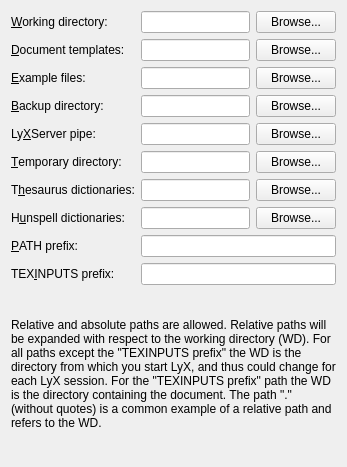
<?xml version="1.0" encoding="UTF-8"?>
<ui version="4.0">
 <class>PrefPathsUi</class>
 <widget class="QWidget" name="PrefPathsUi">
  <property name="geometry">
   <rect>
    <x>0</x>
    <y>0</y>
    <width>347</width>
    <height>467</height>
   </rect>
  </property>
  <property name="windowTitle">
   <string/>
  </property>
  <layout class="QGridLayout">
   <item row="12" column="0" colspan="3">
    <widget class="QLabel" name="label">
     <property name="text">
      <string>Relative and absolute paths are allowed. Relative paths will be expanded with respect to the working directory (WD). For all paths except the &quot;TEXINPUTS prefix&quot; the WD is the directory from which you start LyX, and thus could change for each LyX session. For the &quot;TEXINPUTS prefix&quot; path the WD is the directory containing the document. The path &quot;.&quot; (without quotes) is a common example of a relative path and refers to the WD.</string>
     </property>
     <property name="wordWrap">
      <bool>true</bool>
     </property>
    </widget>
   </item>
   <item row="10" column="0">
    <widget class="QLabel" name="pathPrefixLA">
     <property name="text">
      <string>&amp;PATH prefix:</string>
     </property>
     <property name="buddy">
      <cstring>pathPrefixED</cstring>
     </property>
    </widget>
   </item>
   <item row="10" column="1" colspan="2">
    <widget class="QLineEdit" name="pathPrefixED">
     <property name="toolTip">
      <string>Specify those directories which should be prepended to the PATH environment variable. Use the OS native format.</string>
     </property>
     <property name="inputMethodHints">
      <set>Qt::ImhPreferLatin</set>
     </property>
    </widget>
   </item>
   <item row="11" column="0">
    <widget class="QLabel" name="texinputsPrefixLA">
     <property name="text">
      <string>TEX&amp;INPUTS prefix:</string>
     </property>
     <property name="buddy">
      <cstring>texinputsPrefixED</cstring>
     </property>
    </widget>
   </item>
   <item row="11" column="1" colspan="2">
    <widget class="QLineEdit" name="texinputsPrefixED">
     <property name="toolTip">
      <string>Specify those directories which should be prepended to the TEXINPUTS environment variable. Use the OS native format.</string>
     </property>
     <property name="inputMethodHints">
      <set>Qt::ImhPreferLatin</set>
     </property>
    </widget>
   </item>
   <item row="6" column="2">
    <widget class="QPushButton" name="thesaurusDirPB">
     <property name="text">
      <string>Browse...</string>
     </property>
     <property name="autoDefault">
      <bool>false</bool>
     </property>
    </widget>
   </item>
   <item row="6" column="0">
    <widget class="QLabel" name="thesaurusDirLA">
     <property name="text">
      <string>T&amp;hesaurus dictionaries:</string>
     </property>
     <property name="buddy">
      <cstring>thesaurusDirED</cstring>
     </property>
    </widget>
   </item>
   <item row="6" column="1">
    <widget class="QLineEdit" name="thesaurusDirED">
     <property name="inputMethodHints">
      <set>Qt::ImhPreferLatin</set>
     </property>
    </widget>
   </item>
   <item row="5" column="2">
    <widget class="QPushButton" name="tempDirPB">
     <property name="text">
      <string>Browse...</string>
     </property>
     <property name="autoDefault">
      <bool>false</bool>
     </property>
    </widget>
   </item>
   <item row="5" column="1">
    <widget class="QLineEdit" name="tempDirED">
     <property name="inputMethodHints">
      <set>Qt::ImhPreferLatin</set>
     </property>
    </widget>
   </item>
   <item row="5" column="0">
    <widget class="QLabel" name="tempDirLA">
     <property name="text">
      <string>&amp;Temporary directory:</string>
     </property>
     <property name="buddy">
      <cstring>tempDirED</cstring>
     </property>
    </widget>
   </item>
   <item row="4" column="2">
    <widget class="QPushButton" name="lyxserverDirPB">
     <property name="text">
      <string>Browse...</string>
     </property>
     <property name="autoDefault">
      <bool>false</bool>
     </property>
    </widget>
   </item>
   <item row="4" column="1">
    <widget class="QLineEdit" name="lyxserverDirED">
     <property name="inputMethodHints">
      <set>Qt::ImhPreferLatin</set>
     </property>
    </widget>
   </item>
   <item row="4" column="0">
    <widget class="QLabel" name="lyxserverDirLA">
     <property name="text">
      <string>Ly&amp;XServer pipe:</string>
     </property>
     <property name="buddy">
      <cstring>lyxserverDirED</cstring>
     </property>
    </widget>
   </item>
   <item row="3" column="2">
    <widget class="QPushButton" name="backupDirPB">
     <property name="text">
      <string>Browse...</string>
     </property>
     <property name="autoDefault">
      <bool>false</bool>
     </property>
    </widget>
   </item>
   <item row="3" column="1">
    <widget class="QLineEdit" name="backupDirED">
     <property name="toolTip">
      <string>If a path is specified here, all backups of LyX files will be stored there. If no path is given, backups will be stored alongside the original document. This requires 'Backup original documents when saving' in Look &amp; Feel &gt; Document Handling to be checked.</string>
     </property>
     <property name="inputMethodHints">
      <set>Qt::ImhPreferLatin</set>
     </property>
    </widget>
   </item>
   <item row="3" column="0">
    <widget class="QLabel" name="backupDirLA">
     <property name="text">
      <string>&amp;Backup directory:</string>
     </property>
     <property name="buddy">
      <cstring>backupDirED</cstring>
     </property>
    </widget>
   </item>
   <item row="2" column="2">
    <widget class="QPushButton" name="exampleDirPB">
     <property name="text">
      <string>Browse...</string>
     </property>
     <property name="autoDefault">
      <bool>false</bool>
     </property>
    </widget>
   </item>
   <item row="2" column="1">
    <widget class="QLineEdit" name="exampleDirED">
     <property name="inputMethodHints">
      <set>Qt::ImhPreferLatin</set>
     </property>
    </widget>
   </item>
   <item row="2" column="0">
    <widget class="QLabel" name="exampleDirLA">
     <property name="text">
      <string>&amp;Example files:</string>
     </property>
     <property name="buddy">
      <cstring>exampleDirED</cstring>
     </property>
    </widget>
   </item>
   <item row="1" column="2">
    <widget class="QPushButton" name="templateDirPB">
     <property name="text">
      <string>Browse...</string>
     </property>
     <property name="autoDefault">
      <bool>false</bool>
     </property>
    </widget>
   </item>
   <item row="1" column="1">
    <widget class="QLineEdit" name="templateDirED">
     <property name="inputMethodHints">
      <set>Qt::ImhPreferLatin</set>
     </property>
    </widget>
   </item>
   <item row="1" column="0">
    <widget class="QLabel" name="templateDirLA">
     <property name="text">
      <string>&amp;Document templates:</string>
     </property>
     <property name="buddy">
      <cstring>templateDirED</cstring>
     </property>
    </widget>
   </item>
   <item row="0" column="2">
    <widget class="QPushButton" name="workingDirPB">
     <property name="text">
      <string>Browse...</string>
     </property>
     <property name="autoDefault">
      <bool>false</bool>
     </property>
    </widget>
   </item>
   <item row="0" column="1">
    <widget class="QLineEdit" name="workingDirED">
     <property name="inputMethodHints">
      <set>Qt::ImhPreferLatin</set>
     </property>
    </widget>
   </item>
   <item row="0" column="0">
    <widget class="QLabel" name="workingDirLA">
     <property name="text">
      <string>&amp;Working directory:</string>
     </property>
     <property name="buddy">
      <cstring>workingDirED</cstring>
     </property>
    </widget>
   </item>
   <item row="8" column="0">
    <widget class="QLabel" name="hunspellDirLA">
     <property name="text">
      <string>H&amp;unspell dictionaries:</string>
     </property>
     <property name="buddy">
      <cstring>hunspellDirED</cstring>
     </property>
    </widget>
   </item>
   <item row="8" column="1">
    <widget class="QLineEdit" name="hunspellDirED">
     <property name="inputMethodHints">
      <set>Qt::ImhPreferLatin</set>
     </property>
    </widget>
   </item>
   <item row="8" column="2">
    <widget class="QPushButton" name="hunspellDirPB">
     <property name="text">
      <string>Browse...</string>
     </property>
     <property name="autoDefault">
      <bool>false</bool>
     </property>
    </widget>
   </item>
  </layout>
 </widget>
 <tabstops>
  <tabstop>workingDirED</tabstop>
  <tabstop>workingDirPB</tabstop>
  <tabstop>templateDirED</tabstop>
  <tabstop>templateDirPB</tabstop>
  <tabstop>exampleDirED</tabstop>
  <tabstop>exampleDirPB</tabstop>
  <tabstop>backupDirED</tabstop>
  <tabstop>backupDirPB</tabstop>
  <tabstop>lyxserverDirED</tabstop>
  <tabstop>lyxserverDirPB</tabstop>
  <tabstop>tempDirED</tabstop>
  <tabstop>tempDirPB</tabstop>
  <tabstop>thesaurusDirED</tabstop>
  <tabstop>thesaurusDirPB</tabstop>
  <tabstop>hunspellDirED</tabstop>
  <tabstop>hunspellDirPB</tabstop>
  <tabstop>pathPrefixED</tabstop>
  <tabstop>texinputsPrefixED</tabstop>
 </tabstops>
 <includes>
  <include location="local">qt_i18n.h</include>
 </includes>
 <resources/>
 <connections/>
</ui>
